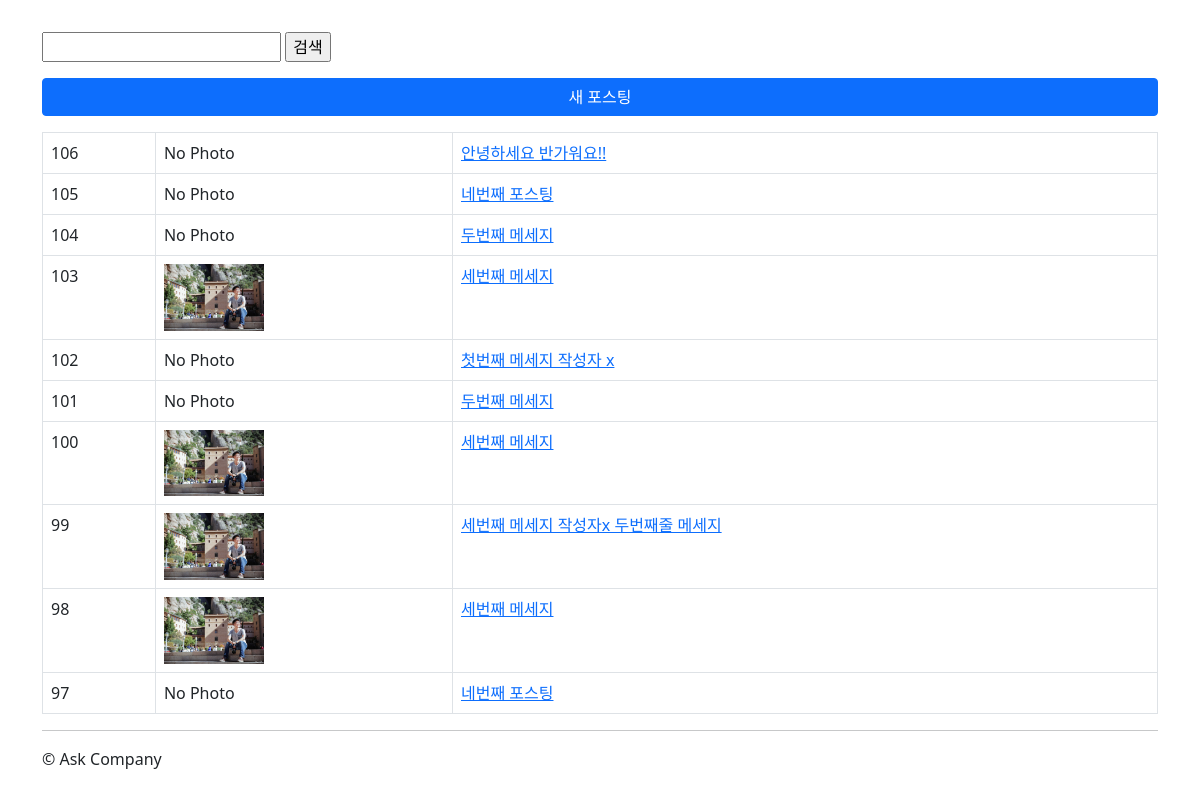
The app's page /k-instagram/ (signed in) with its own data.
### instagram/models.py (models this page shows, shortened)
class Post(models.Model):
  author = models.ForeignKey(settings.AUTH_USER_MODEL, on_delete=models.CASCADE)
  message = models.TextField(
    validators = [MinLengthValidator(10)]
  )
  photo = models.ImageField(blank=True, upload_to = 'instagram/post/%Y/%m%d')
  tag_set = models.ManyToManyField('Tag', blank=True)
  is_public = models.BooleanField(default=False, verbose_name="공개여부")
  created_at = models.DateTimeField(auto_now_add=True)
  updated_at = models.DateTimeField(auto_now=True)
  def get_absolute_url(self):
    return reverse('instagram:post_detail', args=[self.pk])
  class Meta:
    ordering = ['-id']

### instagram/views.py (the view)
class PostListView(LoginRequiredMixin, ListView):
  model = Post
  paginate_by = 10

### instagram/templates/instagram/post_list.html (shortened to what this page needs)
{% extends "instagram/layout.html" %}
{%load bootstrap4%}
{% block content %}
<form action="" methon="get">
  <input type="text" name="q" value="{{ q }}" />
  <input type="submit" value="검색" />
</form>
<a href="{% url 'instagram:post_new'%}" class="btn btn-primary w-100 mt-3 mb-3">새 포스팅</a>
<table class="table table-bordered table-hover">
  <tbody>
    {% for post in post_list %}
    <tr>
      <td>
        {{post.pk}}
      </td>
      <td>
        {% if post.photo %}
        <img src="{{ post.photo.url }}" alt="" style="width: 100px" />
        {%else%} No Photo {%endif%}
      </td>
      <td>
        <a href="{{ post.get_absolute_url }}">
          {{ post.message}}
        </a>
      </td>
    </tr>
    {% endfor %}
  </tbody>
</table>
{% endblock content %}

### instagram/templates/instagram/layout.html (shortened to what this page needs)
{%load static%}
<!DOCTYPE html>
<html lang="en">
  <head>
    <link rel="stylesheet" href="{% static 'bootstrap-5.1.3-dist/css/bootstrap.css'%}">
  </head>
  <body>
    <div class="container">
      <div class="row">
        <div class="col-sm-12">
          {% block content %}
          {% endblock content%}
          <hr/>
          &copy; Ask Company
        </div>
      </div>
    </div>
  </body>
</html>

### instagram/templates/instagram/layout.html (style rules this page uses)
body { padding-top: 2rem; padding-bottom: 2rem; }

### records on screen
Post: pk "106", photo "No Photo", message "안녕하세요 반가워요!!"
Post: pk "105", photo "No Photo", message "네번째 포스팅"
Post: pk "104", photo "No Photo", message "두번째 메세지"
Post: pk "103", photo (picture), message "세번째 메세지"
Post: pk "102", photo "No Photo", message "첫번째 메세지 작성자 x"
Post: pk "101", photo "No Photo", message "두번째 메세지"
Post: pk "100", photo (picture), message "세번째 메세지"
Post: pk "99", photo (picture), message "세번째 메세지 작성자x 두번째줄 메세지"
Post: pk "98", photo (picture), message "세번째 메세지"
Post: pk "97", photo "No Photo", message "네번째 포스팅"
